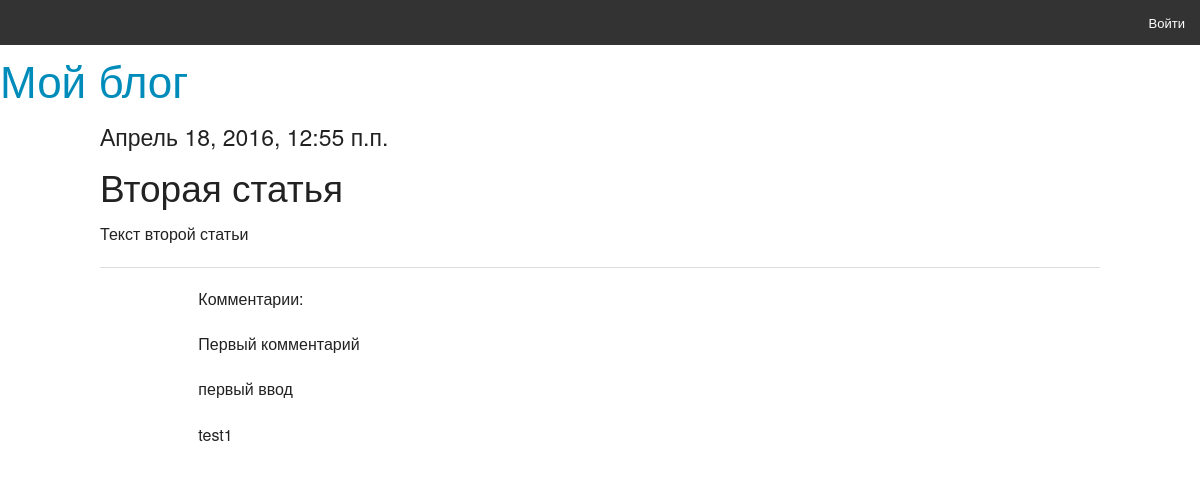
The app's page /basicview/articles/get/2/, older data.
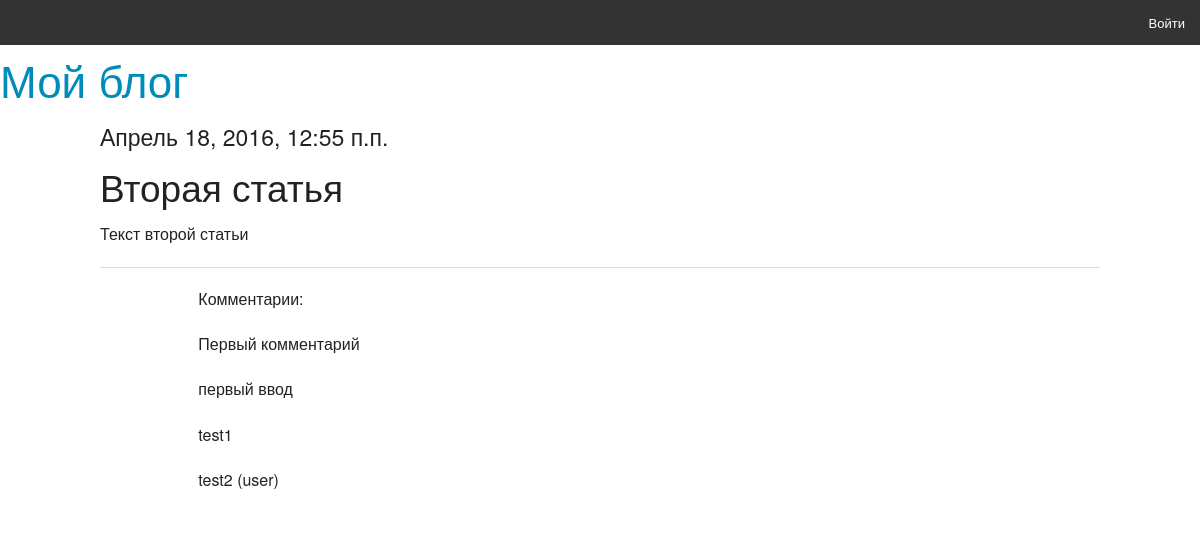
The same page, newer data.
### article/models.py (models this page shows)
class Comments(models.Model):
    class Meta():
        db_table = 'comments'
    comments_text = models.TextField(verbose_name="Текст комментария")
    comments_article = models.ForeignKey(Article)

### article/views.py (the view)
# urls.py: url(r'^articles/get/(?P<article_id>\d+)/$', 'article.views.article'),
def article(request, article_id=1):
   comment_form = CommentForm
   args = {}
   args.update(csrf(request))
   args['article'] = Article.objects.get(id=article_id)
   args['comments'] = Comments.objects.filter(comments_article_id=article_id)
   args['form'] = comment_form
   args['username'] = auth.get_user(request).username
   return render_to_response('article.html', args)

### article/templates/article.html (shortened to what this page needs)
{% extends 'main.html' %}
{% block article %}
<h4>{{ article.article_date }}</h4>
<h2>{{ article.article_title }}</h2>
<p>{{ article.article_text }}</p>
<hr>
<div class="large-offset-1 large-8 columns"
<p>Комментарии:</p>
{%  for comment in comments %}
    <p>{{ comment.comments_text }}</p>
{% endfor %}
</div>
{% endblock %}

Row changes from the older to the newer data that the page shows:
added Comments: comments_text "test2 (user)"
